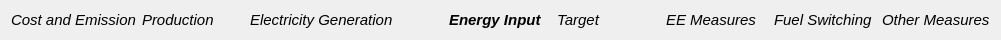
  <widget class="QWidget" name="layoutWidget_3">
   <property name="geometry">
    <rect>
     <x>200</x>
     <y>40</y>
     <width>1001</width>
     <height>22</height>
    </rect>
   </property>
   <layout class="QGridLayout" name="gridLayout_11">
    <item row="0" column="0">
     <widget class="QLabel" name="label">
      <property name="font">
       <font>
        <pointsize>11</pointsize>
        <italic>true</italic>
        <bold>false</bold>
       </font>
      </property>
      <property name="text">
       <string>Cost and Emission</string>
      </property>
     </widget>
    </item>
    <item row="0" column="1">
     <widget class="QLabel" name="label_2">
      <property name="font">
       <font>
        <pointsize>11</pointsize>
        <italic>true</italic>
       </font>
      </property>
      <property name="text">
       <string>Production</string>
      </property>
     </widget>
    </item>
    <item row="0" column="2">
     <widget class="QLabel" name="label_4">
      <property name="font">
       <font>
        <pointsize>11</pointsize>
        <italic>true</italic>
       </font>
      </property>
      <property name="text">
       <string>Electricity Generation            </string>
      </property>
     </widget>
    </item>
    <item row="0" column="3">
     <widget class="QLabel" name="label_5">
      <property name="font">
       <font>
        <pointsize>11</pointsize>
        <italic>true</italic>
        <bold>true</bold>
       </font>
      </property>
      <property name="text">
       <string>Energy Input</string>
      </property>
     </widget>
    </item>
    <item row="0" column="4">
     <widget class="QLabel" name="label_6">
      <property name="font">
       <font>
        <pointsize>11</pointsize>
        <italic>true</italic>
        <bold>false</bold>
       </font>
      </property>
      <property name="text">
       <string>Target</string>
      </property>
     </widget>
    </item>
    <item row="0" column="5">
     <widget class="QLabel" name="label_7">
      <property name="font">
       <font>
        <pointsize>11</pointsize>
        <italic>true</italic>
       </font>
      </property>
      <property name="text">
       <string>EE Measures</string>
      </property>
     </widget>
    </item>
    <item row="0" column="6">
     <widget class="QLabel" name="label_8">
      <property name="font">
       <font>
        <pointsize>11</pointsize>
        <italic>true</italic>
       </font>
      </property>
      <property name="text">
       <string>Fuel Switching</string>
      </property>
     </widget>
    </item>
    <item row="0" column="7">
     <widget class="QLabel" name="label_9">
      <property name="font">
       <font>
        <pointsize>11</pointsize>
        <italic>true</italic>
       </font>
      </property>
      <property name="text">
       <string>Other Measures</string>
      </property>
     </widget>
    </item>
   </layout>
  </widget>
